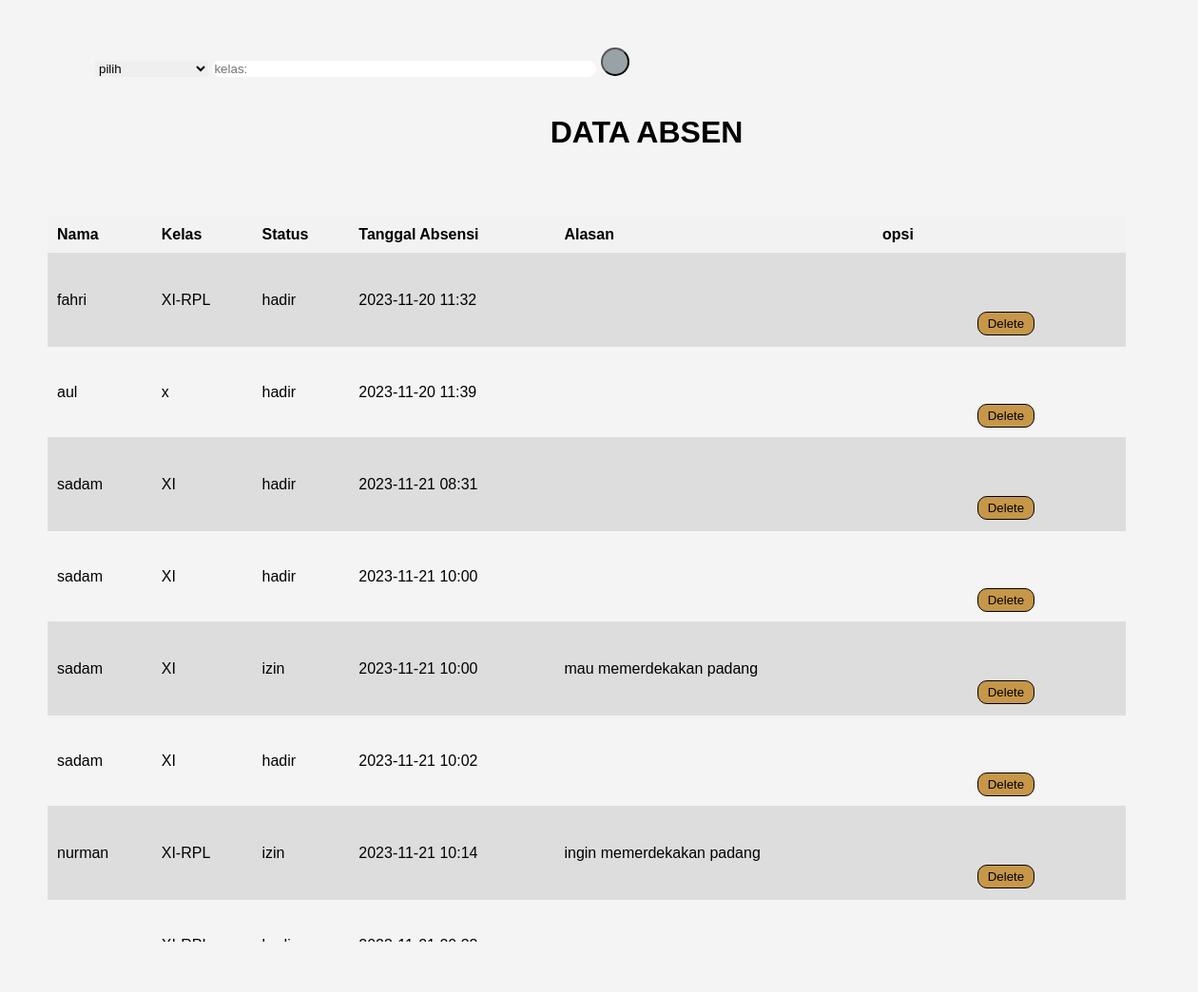
/admin/admin.php, run on the app's committed database.
### tables this page shows
CREATE TABLE `data_absen` (
  `id` int(20) NOT NULL,
  `nama` varchar(200) NOT NULL,
  `kelas` varchar(200) NOT NULL,
  `status` enum('hadir','sakit','izin') NOT NULL,
  `alasan` text NOT NULL,
  `timestamp` timestamp NOT NULL DEFAULT current_timestamp(),
  `absen_datetime` datetime NOT NULL
);

### admin/admin.php (the view, shortened to what this page needs)
<?php
$result = mysqli_query($conn, "SELECT * FROM data_absen");
?>
<!DOCTYPE html>
<html lang="en">
<head>
    <link href="https://cdn.jsdelivr.net/npm/remixicon@3.5.0/fonts/remixicon.css" rel="stylesheet">
</head>
<body>
    <form method="post">
        <select name="search_type" id="search_type" onchange="toggleNamaInput()">
            <option value="">pilih</option>
        </select>
        <input type="text" name="kelas" id="kelas" class="search" placeholder="kelas:">
        <button value="cari" class="cari"><i class="ri-search-2-line"></i></button>
    </form>
    <div class="container">
        <h1>DATA ABSEN</h1>
        <table>
            <tr>
                <th>Nama</th>
                <th>Kelas</th>
                <th>Status</th>
                <th>Tanggal Absensi</th>
                <th>Alasan</th>
                <th>opsi</th>
            </tr>
            <?php
            if ($result) {
                while ($row = mysqli_fetch_assoc($result)) {
                    echo '<tr>';
                    echo '<td>' . $row['nama'] . '</td>';
                    echo '<td>' . $row['kelas'] . '</td>';
                    echo '<td>' . $row['status'] . '</td>';
                    echo '<td>' . date('Y-m-d H:i', strtotime($row['absen_datetime'])) . '</td>';
                    echo '<td>' . $row['alasan'] . '</td>';
                    echo '<td>
                      <form action="../delete.php" method="post" class="form2">
                          <input type="hidden" class="input" name="id_to_delete" value="' . $row['id'] . '">
                          <input type="submit" class="input" name="delete" value="Delete">
                      </form>
                  </td>';
                    echo '</tr>';
                }
            } else {
                echo '<tr><td colspan="5">Data tidak ditemukan.</td></tr>';
            }
            ?>
        </table>
    </div>
</body>
</html>

### admin/admin.php (style rules this page uses)
body { font-family: Arial, sans-serif; margin: 0; padding: 0; background-color: #f4f4f4; }
.container { width: 100%; overflow: hidden; margin-top: 30px; margin-left: 50px; }
h1 { margin-top: 10px; text-align: center; font-family: Arial, Helvetica, sans-serif; }
table { width: 90%; border-collapse: collapse; margin-top: 70px; text-align: center; transform: translateZ(10px); }
th, td { padding: 10px 10px; text-align: left; border-bottom: 2px solid #ddd; }
th { background-color: #f2f2f2; }
tr:nth-child(even) { background-color: #ddd; }
form { margin-left: 100px; margin-top: 50px; }
.form2 .input { background-color: #C69749; height: 25px; width: 60px; border: 0.1px solid black; border-radius: 10px; }
select { border: none; }
.search { border: none; width: 400px; border-radius: 20px; }
.cari { background-color: rgba(43, 63, 72, 0.45); border-radius: 50%; width: 30px; height: 30px; }

### data on the page
data_absen: nama "fahri", kelas "XI-RPL", status "hadir", absen_datetime "2023-11-20 11:32"
data_absen: nama "aul", kelas "x", status "hadir", absen_datetime "2023-11-20 11:39"
data_absen: nama "sadam", kelas "XI", status "hadir", absen_datetime "2023-11-21 08:31"
data_absen: nama "sadam", kelas "XI", status "hadir", absen_datetime "2023-11-21 10:00"
data_absen: nama "sadam", kelas "XI", status "izin", absen_datetime "2023-11-21 10:00", alasan "mau memerdekakan padang"
data_absen: nama "sadam", kelas "XI", status "hadir", absen_datetime "2023-11-21 10:02"
data_absen: nama "nurman", kelas "XI-RPL", status "izin", absen_datetime "2023-11-21 10:14", alasan "ingin memerdekakan padang"
data_absen: kelas "XI-RPL", status "hadir", absen_datetime "2023-11-21 20:33"
